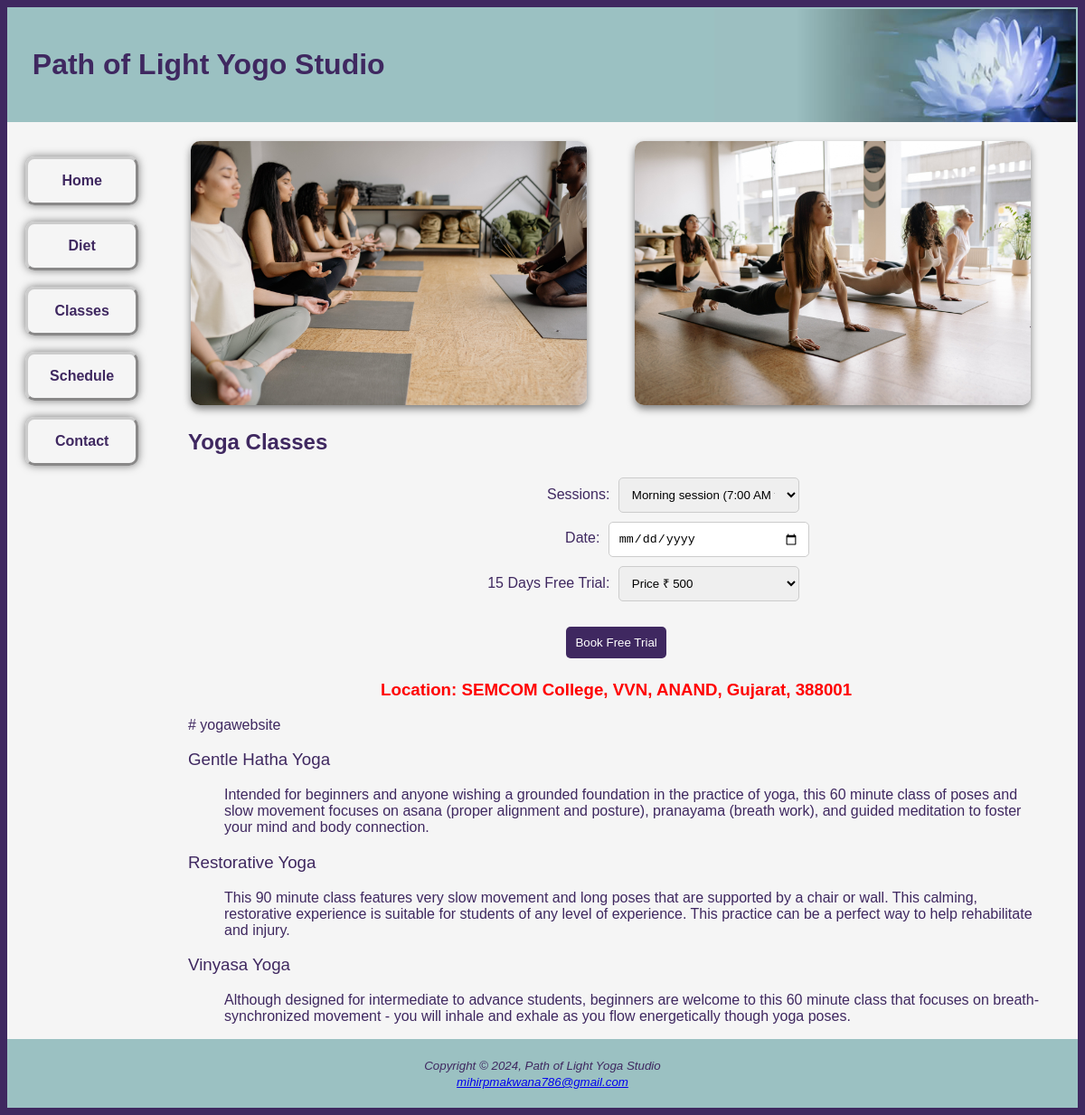
Page /PHP_Files/classes.php on the committed database.
### tables this page shows
CREATE TABLE `class` (
  `classid` varchar(11) NOT NULL,
  `classname` varchar(40) DEFAULT NULL,
  `description` varchar(300) DEFAULT NULL
);

### PHP_Files/classes.php (the view, shortened to what this page needs)
<!DOCTYPE html>
<html>
<head>
	<link rel="stylesheet" type="text/css" href="yoga.css">
</head>
<body>
	<div class="header">
		<h1 class="h1"> &nbsp; Path of Light Yogo Studio <img class="himg" src="images/lilyheader.jpg" alt="Lily"></h1>
	</div>
	<br>
	<div id="mylinks" class="links">
		<form style="display:inline-block">
			<nav>
				<a class="but" href="home.php">Home</a>
				<a class="but" href="diet.php">Diet</a>
				<a class="but" href="classes.php">Classes</a>
				<a class="but" href="schedule.php">Schedule</a>
				<a class="but" href="contact.php">Contact</a>
			</nav>
		</form>
	</div>
	<table>
		<tr>
			<td>
				<img src="images/pexels-yan-krukau-8436490.jpg" alt="Mat"
					style="width:90%;height:90%; border-radius: 10px; box-shadow: 0 4px 8px rgba(0, 0, 0, 0.5);">
			</td>
			<td>
				<img src="images/pexels-yan-krukau-8436683.jpg" alt="Mat"
					style="width:90%;height:90%; border-radius: 10px; box-shadow: 0 4px 8px rgba(0, 0, 0, 0.5);">
			</td>
		</tr>
	</table>
	<div id="wrapper">
		<h2>Yoga Classes</h2>
		<form method="POST" action="">
			<label for="sessions">Sessions:</label>
			<select id="sessions" name="sessions" required>
				<option value="Morning">Morning session (7:00 AM to 11:00 AM)</option>
			</select><br>
			<label for="date">Date:</label>
			<input type="date" id="date" name="date" required><br>
			<label for="">15 Days Free Trial:</label>
			<select name="free_trial" id="ft" required>
				<option value="Bronze">Price ₹ 500</option>
			</select>
			<br><br>
			<button type="submit">Book Free Trial</button>
		</form>
		<h3 align="center" style="color:red">Location: SEMCOM College, VVN, ANAND, Gujarat, 388001</h3>
		<?php
		$sql = "SELECT * FROM class";
		require 'connection/connection.php';
		if ($conn->query($sql) === false) {
			echo "Error: " . $sql . "<br />" . $conn->error . "<br />";
		} else {
			$result = $conn->query($sql);
			if ($result->num_rows > 0) {
				while ($row = $result->fetch_assoc()) {
					echo "<h3 style='font-weight: normal;'> " . $row['classname'] . " </h3> ";
					echo "<p style='margin-left: 40px'> " . $row['description'] . " </p> ";
				}
			}
		}
		?>
	</div>
	<div class="footer">
		<footer>
			<small>Copyright &copy; 2024, Path of Light Yoga Studio</small>
		</footer>
		<address>
			<small><a href="mailto:mihirpmakwana786@gmail.com">mihirpmakwana786@gmail.com</a></small>
		</address>
	</div>
</body>
</html>

### PHP_Files/yoga.css (style rules this page uses)
body { color: #3F2860; background-color: #F5F5F5; font-family: "Tahoma", Sans-serif; }
html { background-color: #3F2860; }
.h1 { line-height: 200%; }
.header { background-color: #9BC1C2; text-align: left; padding: 10px; }
.himg { position: absolute; top: 10px; right: 10px; width: 400px; height: 125px; }
.links { width: 200px; height: 450px; font-weight: bold; float: left; }
.but { display: block; text-align: center; padding: 15px 16px; border-bottom: 3px solid #898888; border-right: 3px solid #898888; border-left: 3px solid #CCCCCC; border-top: 3px solid #CCCCCC; width: 80%; position: relative; left: 20px; }
label { display: inline-block; width: 200px; text-align: right; }
.links form a:link, a:active { color: #3F2860; }
.footer { background-color: #9BC1C2; text-align: center; padding: 20px; font-style: italic; }
#wrapper { width: 80%; margin: 0 auto; display: inline-block; }
nav { text-align: center; font-weight: bold; }

### PHP_Files/classes.php (style rules this page uses)
.but { border-radius: 10px; box-shadow: 0 0 10px rgba(0, 0, 0, 0.5); transition: transform 0.3s ease; text-decoration: none; }
form { margin-top: 20px; text-align: center; }
form input { padding: 10px; margin: 5px; border: 1px solid #ccc; border-radius: 5px; width: 200px; }
form button { padding: 10px; margin: 5px; background-color: #3F2860; color: #fff; border: none; border-radius: 5px; cursor: pointer; }
form select { padding: 10px; margin: 5px; border: 1px solid #ccc; border-radius: 5px; width: 200px; }

### rows in the picture
class: classname "Gentle Hatha Yoga", description "Intended for beginners and anyone wishing a grounded foundation in the practice of yoga, this 60 minute class of poses and slow movement focuses on asana (proper alignment and posture), pranayama (breath work), and guided meditation to foster your mind and body connection."
class: classname "Restorative Yoga", description "This 90 minute class features very slow movement and long poses that are supported by a chair or wall. This calming, restorative experience is suitable for students of any level of experience. This practice can be a perfect way to help rehabilitate and injury."
class: classname "Vinyasa Yoga", description "Although designed for intermediate to advance students, beginners are welcome to this 60 minute class that focuses on breath-synchronized movement - you will inhale and exhale as you flow energetically though yoga poses."
